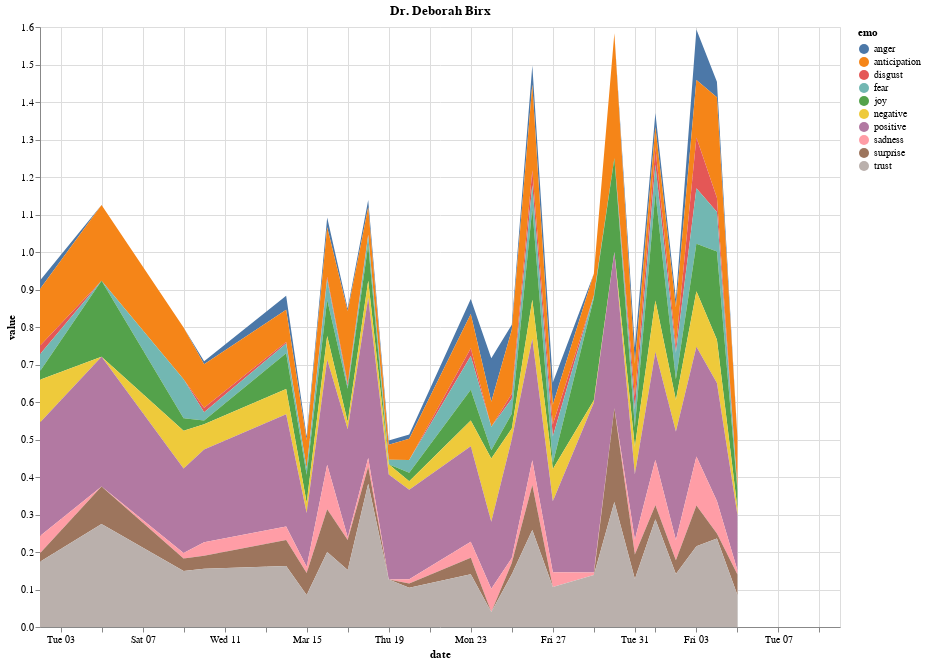

This figure's notebook cell:
### Code cell
# adjust date range??? see subset below
speaker_feels = briefings_df[briefings_df['speaker']=='Dr. Deborah Birx']
speaker_feels_by_date = speaker_feels.groupby(['date']).mean().reset_index()
speaker_feels_by_date = speaker_feels_by_date.drop(columns=['word'])
speaker_feels_by_date = speaker_feels_by_date.melt('date', var_name='emo', value_name='value')
speaker_feels_by_date

alt.Chart(speaker_feels_by_date).mark_area().encode(
    x='date:T',
    y='value:Q',
    color='emo:N'
).properties(width=800, height = 600, title = 'Dr. Deborah Birx')

### Figure 1 — Vega-Lite specification as saved in the notebook (floating-point values rounded to 4 significant figures; data arrays with more than 128 entries replaced by an {"elided": "..."} marker saying what was removed)
{"config": {"view": {"continuousWidth": 400, "continuousHeight": 300}}, "data": {"name": "data-ea1d05121491a144e66ea269dc6083d5"}, "mark": "area", "encoding": {"color": {"type": "nominal", "field": "emo"}, "x": {"type": "temporal", "field": "date"}, "y": {"type": "quantitative", "field": "value"}}, "height": 600, "title": "Dr. Deborah Birx", "width": 800, "$schema": "https://vega.github.io/schema/vega-lite/v4.0.2.json", "datasets": {"data-ea1d05121491a144e66ea269dc6083d5": {"elided": "290 records"}}}
